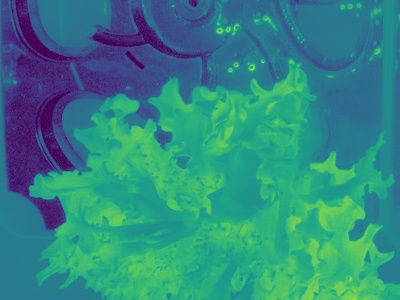
#> input picture PurkkaProject/test.jpg, 400 x 300 px, found by its file name
$ python NDVI-algorithm.py
#> lines starting #> are read from the running program, lines starting #| are printed output that depends on the picture; long printed decimals are rounded
from __future__ import division
import numpy
from PIL import Image
import matplotlib
matplotlib.use('Agg')
import matplotlib.pyplot as plt
from matplotlib.colors import LinearSegmentedColormap, hsv_to_rgb


colors =[(1.0000, 1.0000, 1.0000), (0.9804, 0.9804, 0.9804), (0.9647, 0.9647, 0.9647),
(0.9490, 0.9490, 0.9490), (0.9333, 0.9333, 0.9333), (0.9137, 0.9137, 0.9137),
(0.8980, 0.8980, 0.8980), (0.8824, 0.8824, 0.8824), (0.8667, 0.8667, 0.8667),
(0.8471, 0.8471, 0.8471), (0.8314, 0.8314, 0.8314), (0.8157, 0.8157, 0.8157),
(0.8000, 0.8000, 0.8000), (0.7843, 0.7843, 0.7843), (0.7647, 0.7647, 0.7647),
(0.7490, 0.7490, 0.7490), (0.7333, 0.7333, 0.7333), (0.7176, 0.7176, 0.7176),
(0.6980, 0.6980, 0.6980), (0.6824, 0.6824, 0.6824), (0.6667, 0.6667, 0.6667),
(0.6510, 0.6510, 0.6510), (0.6314, 0.6314, 0.6314), (0.6157, 0.6157, 0.6157),
(0.6000, 0.6000, 0.6000), (0.5843, 0.5843, 0.5843), (0.5686, 0.5686, 0.5686),
(0.5490, 0.5490, 0.5490), (0.5333, 0.5333, 0.5333), (0.5176, 0.5176, 0.5176),
(0.5020, 0.5020, 0.5020), (0.4824, 0.4824, 0.4824), (0.4667, 0.4667, 0.4667),
(0.4510, 0.4510, 0.4510), (0.4353, 0.4353, 0.4353), (0.4157, 0.4157, 0.4157),
(0.4000, 0.4000, 0.4000), (0.3843, 0.3843, 0.3843), (0.3686, 0.3686, 0.3686),
(0.3529, 0.3529, 0.3529), (0.3333, 0.3333, 0.3333), (0.3176, 0.3176, 0.3176),
(0.3020, 0.3020, 0.3020), (0.2863, 0.2863, 0.2863), (0.2667, 0.2667, 0.2667),
(0.2510, 0.2510, 0.2510), (0.2353, 0.2353, 0.2353), (0.2196, 0.2196, 0.2196),
(0.2039, 0.2039, 0.2039), (0.2196, 0.2196, 0.2196), (0.2353, 0.2353, 0.2353),
(0.2510, 0.2510, 0.2510), (0.2667, 0.2667, 0.2667), (0.2863, 0.2863, 0.2863),
(0.3020, 0.3020, 0.3020), (0.3176, 0.3176, 0.3176), (0.3333, 0.3333, 0.3333),
(0.3529, 0.3529, 0.3529), (0.3686, 0.3686, 0.3686), (0.3843, 0.3843, 0.3843),
(0.4000, 0.4000, 0.4000), (0.4157, 0.4157, 0.4157), (0.4353, 0.4353, 0.4353),
(0.4510, 0.4510, 0.4510), (0.4667, 0.4667, 0.4667), (0.4824, 0.4824, 0.4824),
(0.5020, 0.5020, 0.5020), (0.5176, 0.5176, 0.5176), (0.5333, 0.5333, 0.5333),
(0.5490, 0.5490, 0.5490), (0.5686, 0.5686, 0.5686), (0.5843, 0.5843, 0.5843),
(0.6000, 0.6000, 0.6000), (0.6157, 0.6157, 0.6157), (0.6314, 0.6314, 0.6314),
(0.6510, 0.6510, 0.6510), (0.6667, 0.6667, 0.6667), (0.6824, 0.6824, 0.6824),
(0.6980, 0.6980, 0.6980), (0.7176, 0.7176, 0.7176), (0.7333, 0.7333, 0.7333),
(0.7490, 0.7490, 0.7490), (0.7647, 0.7647, 0.7647), (0.7843, 0.7843, 0.7843),
(0.8000, 0.8000, 0.8000), (0.8157, 0.8157, 0.8157), (0.8314, 0.8314, 0.8314),
(0.8471, 0.8471, 0.8471), (0.8667, 0.8667, 0.8667), (0.8824, 0.8824, 0.8824),
(0.8980, 0.8980, 0.8980), (0.9137, 0.9137, 0.9137), (0.9333, 0.9333, 0.9333),
(0.9490, 0.9490, 0.9490), (0.9647, 0.9647, 0.9647), (0.9804, 0.9804, 0.9804),
(1.0000, 1.0000, 1.0000), (0.9804, 0.9804, 0.9804), (0.9608, 0.9608, 0.9608),
(0.9412, 0.9412, 0.9412), (0.9216, 0.9216, 0.9216), (0.9020, 0.9020, 0.9020),
(0.8824, 0.8824, 0.8824), (0.8627, 0.8627, 0.8627), (0.8431, 0.8431, 0.8431),
(0.8235, 0.8235, 0.8235), (0.8039, 0.8039, 0.8039), (0.7843, 0.7843, 0.7843),
(0.7647, 0.7647, 0.7647), (0.7451, 0.7451, 0.7451), (0.7255, 0.7255, 0.7255),
(0.7059, 0.7059, 0.7059), (0.6863, 0.6863, 0.6863), (0.6667, 0.6667, 0.6667),
(0.6471, 0.6471, 0.6471), (0.6275, 0.6275, 0.6275), (0.6078, 0.6078, 0.6078),
(0.5922, 0.5922, 0.5922), (0.5725, 0.5725, 0.5725), (0.5529, 0.5529, 0.5529),
(0.5333, 0.5333, 0.5333), (0.5137, 0.5137, 0.5137), (0.4941, 0.4941, 0.4941),
(0.4745, 0.4745, 0.4745), (0.4549, 0.4549, 0.4549), (0.4353, 0.4353, 0.4353),
(0.4157, 0.4157, 0.4157), (0.3961, 0.3961, 0.3961), (0.3765, 0.3765, 0.3765),
(0.3569, 0.3569, 0.3569), (0.3373, 0.3373, 0.3373), (0.3176, 0.3176, 0.3176),
(0.2980, 0.2980, 0.2980), (0.2784, 0.2784, 0.2784), (0.2588, 0.2588, 0.2588),
(0.2392, 0.2392, 0.2392), (0.2196, 0.2196, 0.2196), (0.2588, 0.2588, 0.3137),
(0.3020, 0.3020, 0.4118), (0.3412, 0.3412, 0.5098), (0.3843, 0.3843, 0.6078),
(0.4235, 0.4235, 0.7059), (0.4667, 0.4667, 0.8039), (0.5059, 0.5059, 0.9020),
(0.5490, 0.5490, 1.0000), (0.5137, 0.5765, 0.9373), (0.4784, 0.6039, 0.8745),
(0.4431, 0.6314, 0.8118), (0.4118, 0.6588, 0.7490), (0.3765, 0.6863, 0.6863),
(0.3412, 0.7176, 0.6235), (0.3059, 0.7451, 0.5608), (0.2745, 0.7725, 0.4980),
(0.2392, 0.8000, 0.4353), (0.2039, 0.8275, 0.3725), (0.1686, 0.8588, 0.3098),
(0.1373, 0.8863, 0.2471), (0.1020, 0.9137, 0.1843), (0.0667, 0.9412, 0.1216),
(0.0314, 0.9686, 0.0588), (0.0000, 1.0000, 0.0000), (0.0275, 1.0000, 0.0000),
(0.0588, 1.0000, 0.0000), (0.0902, 1.0000, 0.0000), (0.1216, 1.0000, 0.0000),
(0.1529, 1.0000, 0.0000), (0.1843, 1.0000, 0.0000), (0.2157, 1.0000, 0.0000),
(0.2471, 1.0000, 0.0000), (0.2784, 1.0000, 0.0000), (0.3098, 1.0000, 0.0000),
(0.3412, 1.0000, 0.0000), (0.3725, 1.0000, 0.0000), (0.4039, 1.0000, 0.0000),
(0.4353, 1.0000, 0.0000), (0.4667, 1.0000, 0.0000), (0.4980, 1.0000, 0.0000),
(0.5294, 1.0000, 0.0000), (0.5608, 1.0000, 0.0000), (0.5922, 1.0000, 0.0000),
(0.6235, 1.0000, 0.0000), (0.6549, 1.0000, 0.0000), (0.6863, 1.0000, 0.0000),
(0.7176, 1.0000, 0.0000), (0.7490, 1.0000, 0.0000), (0.7804, 1.0000, 0.0000),
(0.8118, 1.0000, 0.0000), (0.8431, 1.0000, 0.0000), (0.8745, 1.0000, 0.0000),
(0.9059, 1.0000, 0.0000), (0.9373, 1.0000, 0.0000), (0.9686, 1.0000, 0.0000),
(1.0000, 1.0000, 0.0000), (1.0000, 0.9765, 0.0000), (1.0000, 0.9569, 0.0000),
(1.0000, 0.9373, 0.0000), (1.0000, 0.9137, 0.0000), (1.0000, 0.8941, 0.0000),
(1.0000, 0.8745, 0.0000), (1.0000, 0.8510, 0.0000), (1.0000, 0.8314, 0.0000),
(1.0000, 0.8118, 0.0000), (1.0000, 0.7882, 0.0000), (1.0000, 0.7686, 0.0000),
(1.0000, 0.7490, 0.0000), (1.0000, 0.7255, 0.0000), (1.0000, 0.7059, 0.0000),
(1.0000, 0.6863, 0.0000), (1.0000, 0.6667, 0.0000), (1.0000, 0.6431, 0.0000),
(1.0000, 0.6235, 0.0000), (1.0000, 0.6039, 0.0000), (1.0000, 0.5804, 0.0000),
(1.0000, 0.5608, 0.0000), (1.0000, 0.5412, 0.0000), (1.0000, 0.5176, 0.0000),
(1.0000, 0.4980, 0.0000), (1.0000, 0.4784, 0.0000), (1.0000, 0.4549, 0.0000),
(1.0000, 0.4353, 0.0000), (1.0000, 0.4157, 0.0000), (1.0000, 0.3922, 0.0000),
(1.0000, 0.3725, 0.0000), (1.0000, 0.3529, 0.0000), (1.0000, 0.3333, 0.0000),
(1.0000, 0.3098, 0.0000), (1.0000, 0.2902, 0.0000), (1.0000, 0.2706, 0.0000),
(1.0000, 0.2471, 0.0000), (1.0000, 0.2275, 0.0000), (1.0000, 0.2078, 0.0000),
(1.0000, 0.1843, 0.0000), (1.0000, 0.1647, 0.0000), (1.0000, 0.1451, 0.0000),
(1.0000, 0.1216, 0.0000), (1.0000, 0.1020, 0.0000), (1.0000, 0.0824, 0.0000),
(1.0000, 0.0588, 0.0000), (1.0000, 0.0392, 0.0000), (1.0000, 0.0196, 0.0000),
(1.0000, 0.0000, 0.0000), (1.0000, 0.0000, 0.0588), (1.0000, 0.0000, 0.1216),
(1.0000, 0.0000, 0.1843), (1.0000, 0.0000, 0.2471), (1.0000, 0.0000, 0.3098),
(1.0000, 0.0000, 0.3725), (1.0000, 0.0000, 0.4353), (1.0000, 0.0000, 0.4980),
(1.0000, 0.0000, 0.5608), (1.0000, 0.0000, 0.6235), (1.0000, 0.0000, 0.6863),
(1.0000, 0.0000, 0.7490), (1.0000, 0.0000, 0.8118), (1.0000, 0.0000, 0.8745),
(1.0000, 0.0000, 0.9373)]


imgFilePath = "C:/Users/Aleksi/NDVI/PurkkaProject/test.jpg"

img = Image.open(imgFilePath).convert("RGB")
#> img is the input picture: PIL image 400x300 RGB; mean R, G, B 48.8, 135.2, 129.7

mask = numpy.asarray(img)


imgR, imgG, imgB = img.split()
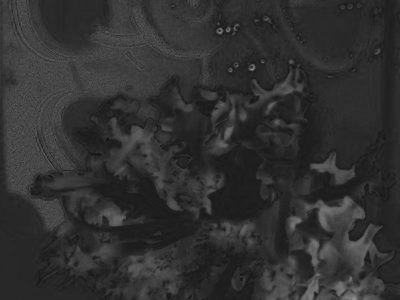
#> imgR: PIL image 400x300 L; min 18, max 146, mean 48.8
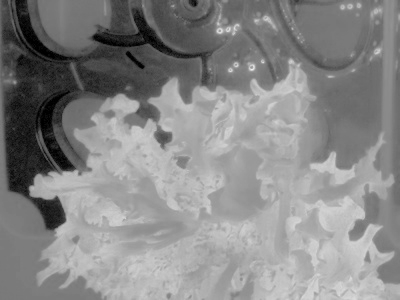
#> imgG: PIL image 400x300 L; min 0, max 236, mean 135.2
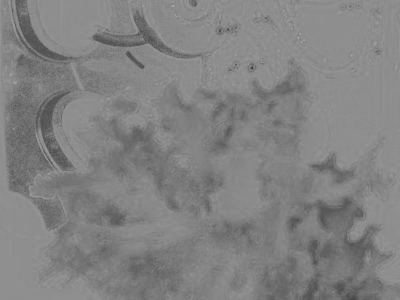
#> imgB: PIL image 400x300 L; min 56, max 173, mean 129.7

arrG = numpy.asarray(imgG).astype('float')
arrR = numpy.asarray(imgR).astype('float')
arrB = numpy.asarray(imgB).astype('float')

'''
for row in arrB:
    printable = []
    for pixel in row:
        printable.append(pixel)
    print(printable)
    print("\n")
'''
redBlueDiff = (arrR  - arrB)
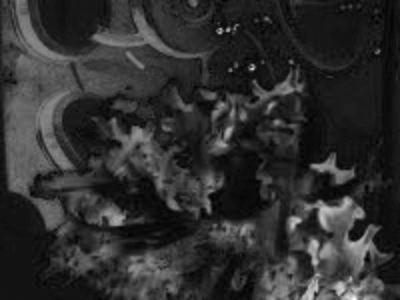
#> redBlueDiff: shape (300, 400) float64; min -117, max 76, mean -81; drawn with min black and max white
redBlueSum = (arrR + arrB)
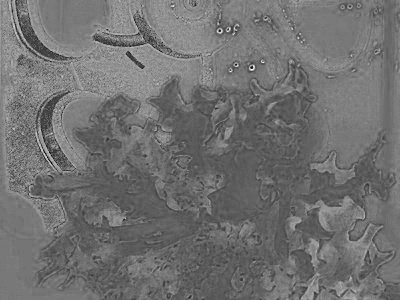
#> redBlueSum: shape (300, 400) float64; min 112, max 262, mean 178.5; drawn with min black and max white

redBlueSum[redBlueSum ==0] = 0.01

arrNDVI = redBlueDiff/redBlueSum
arrNDVI[arrNDVI < 0] = -1
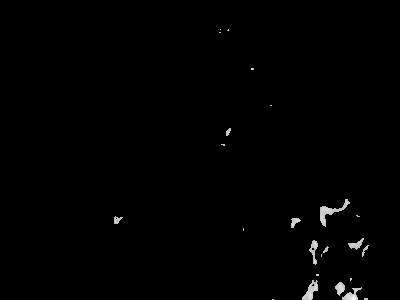
#> arrNDVI: shape (300, 400) float64; min -1, max 0.352, mean -0.991; drawn with min black and max white
sumAll = 0
amount = 0.00001


for row in arrNDVI:
    for pix in row:
        if pix > 0:

            sumAll += pix
            amount += 1
#> after the loop, amount = 944; sumAll = 66.3

print(sumAll/float(amount))
#| 0.07023


fastiecm=LinearSegmentedColormap.from_list('mylist', colors)

plt.imsave("C:/Users/Aleksi/NDVI/PurkkaProject/%.4f.jpg" % (sumAll/float(amount)),arrNDVI,cmap=fastiecm, vmin=-1.0, vmax=1.0)
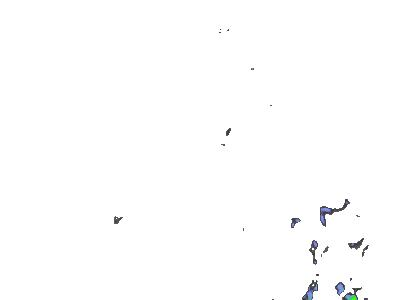
#> saved as 0.0702.jpg: shape (300, 400, 3); mean R, G, B 253.5, 253.6, 253.7

$ run again, with NDVI-segmentation/test.jpg copied over PurkkaProject/test.jpg
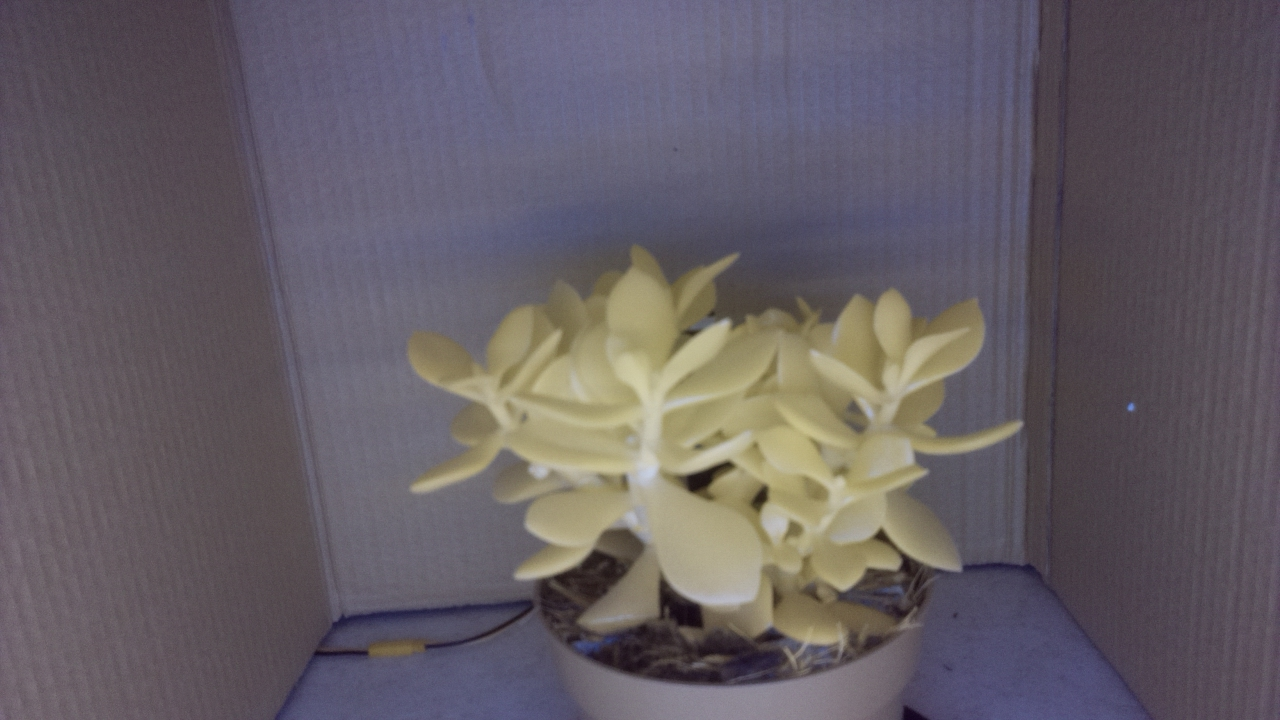
#> input picture NDVI-segmentation/test.jpg, 1280 x 720 px, found by its file name
#> img is the input picture: PIL image 1280x720 RGB; mean R, G, B 101.1, 94, 100.8
#> `arrNDVI[arrNDVI < 0] = -1`:
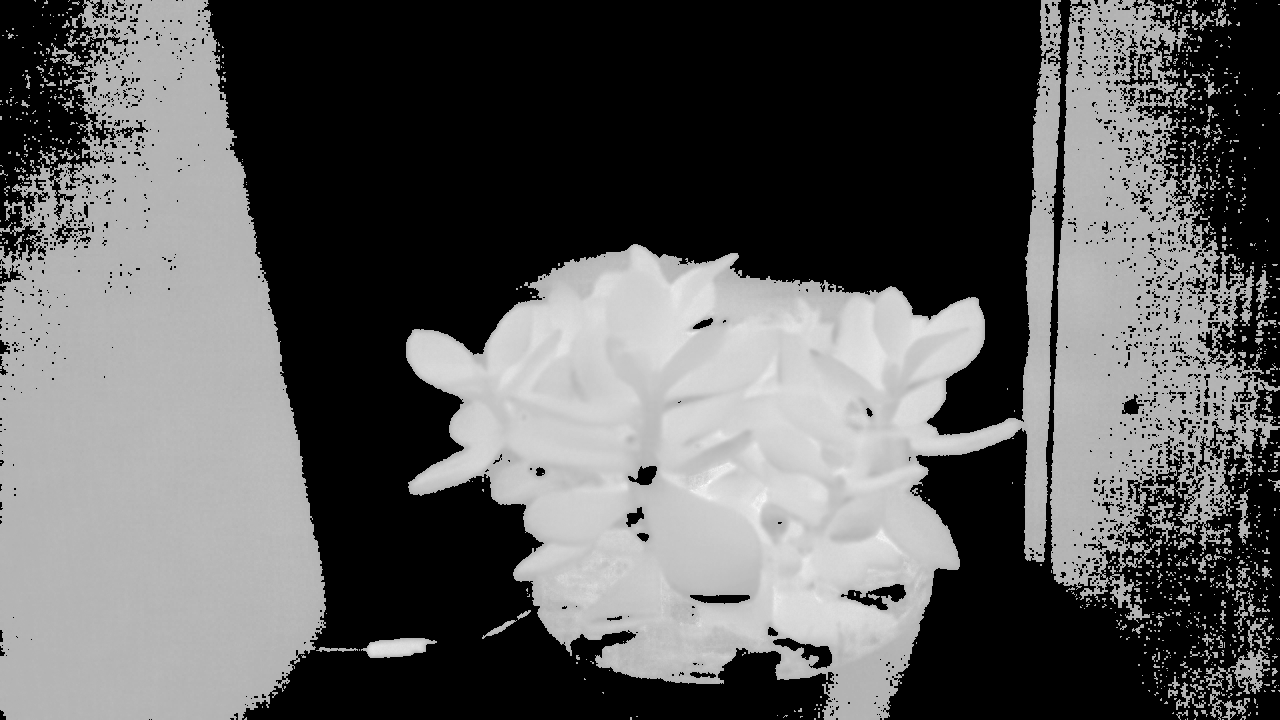
#> arrNDVI: shape (720, 1280) float64; min -1, max 0.429, mean -0.478; drawn with min black and max white
#> after the loop `for row in arrNDVI:`: amount = 423313; sumAll = 29879.6
#| 0.07059
#> `plt.imsave("C:/Users/Aleksi/NDVI/PurkkaProject/%.4f.jpg" % (sumAll/flo..`:
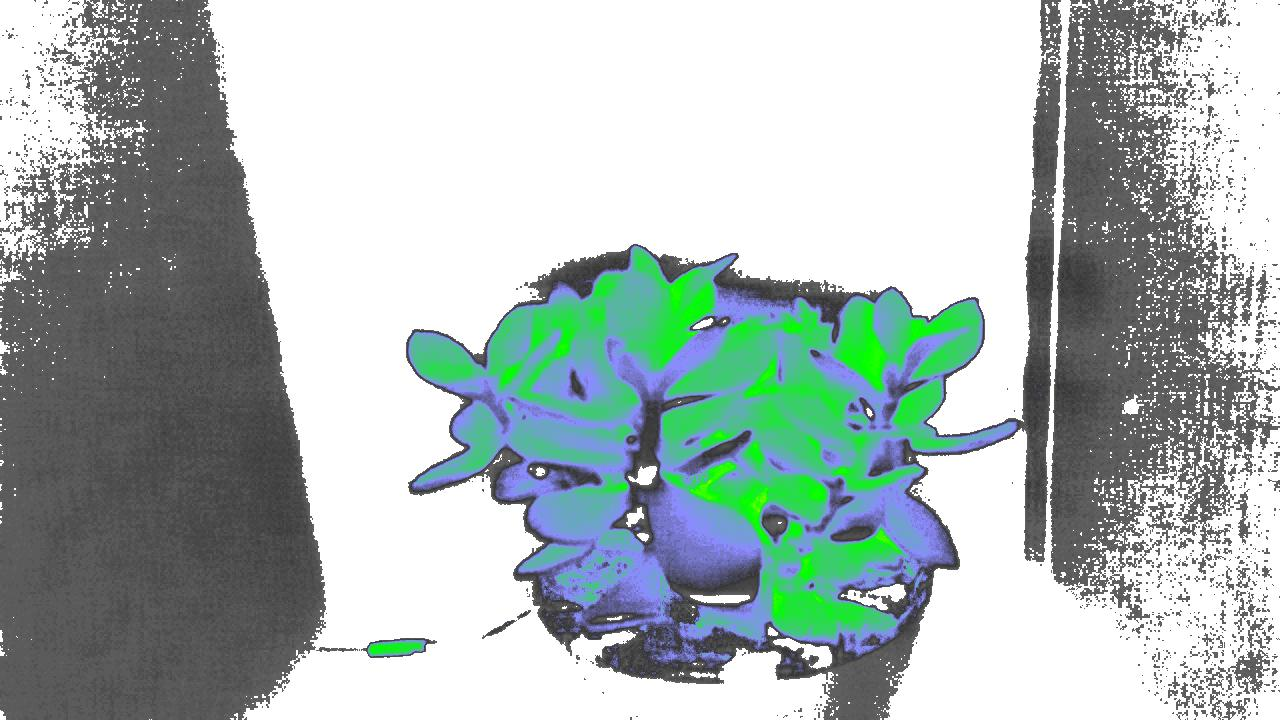
#> saved as 0.0706.jpg: shape (720, 1280, 3); mean R, G, B 172, 185, 182.6

$ run again, with NDVI-segmentation_old/testing.jpg copied over PurkkaProject/test.jpg
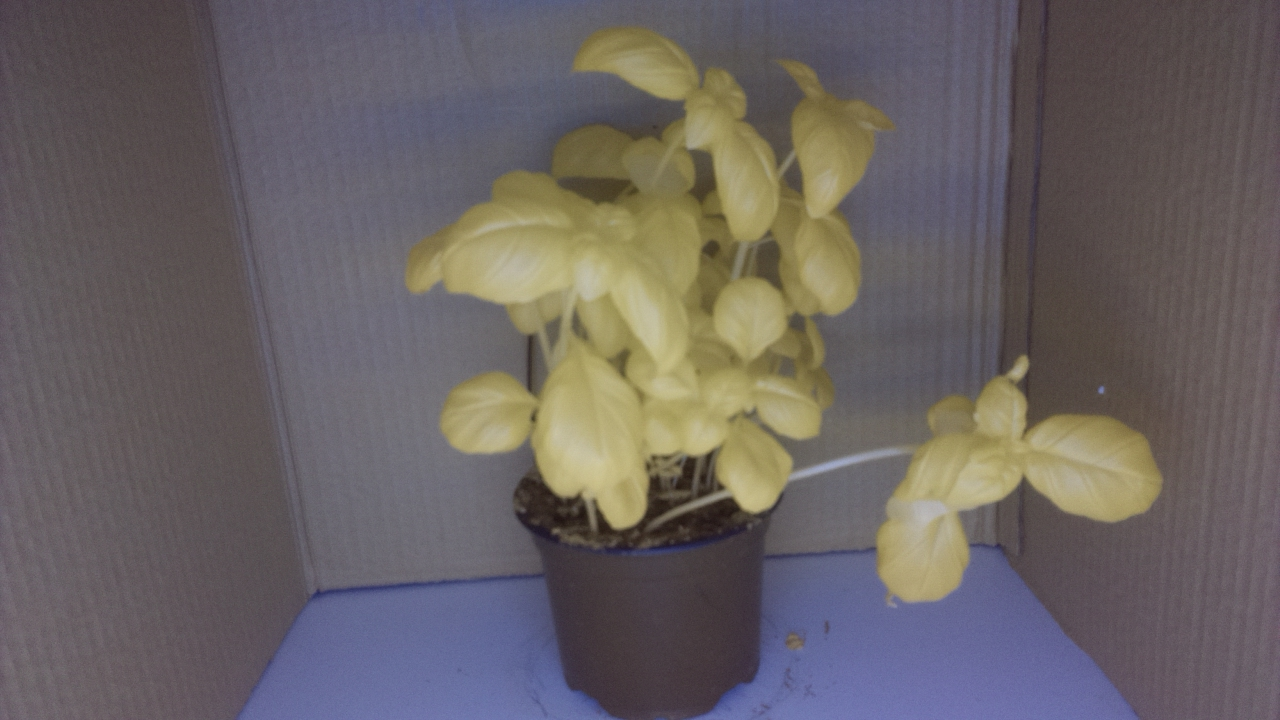
#> input picture NDVI-segmentation_old/testing.jpg, 1280 x 720 px, found by its file name
#> img is the input picture: PIL image 1280x720 RGB; mean R, G, B 105.4, 98.7, 98.6
#> `arrNDVI[arrNDVI < 0] = -1`:
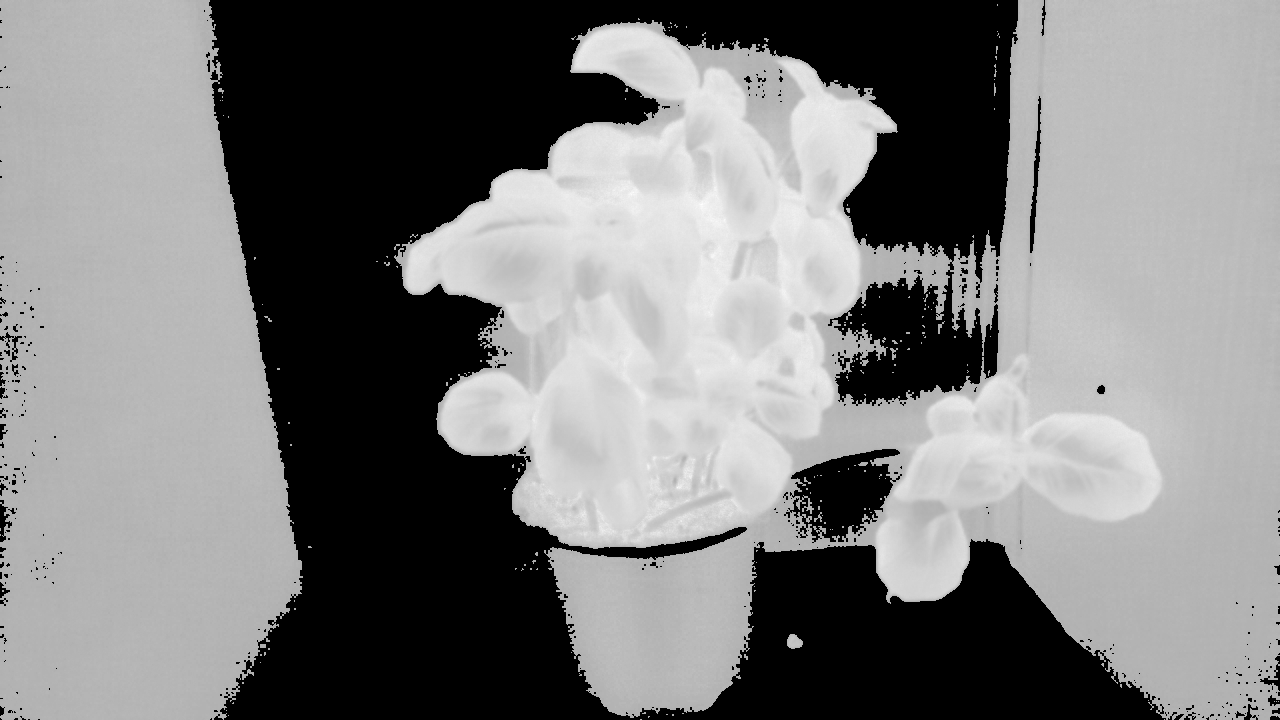
#> arrNDVI: shape (720, 1280) float64; min -1, max 0.444, mean -0.287; drawn with min black and max white
#> after the loop `for row in arrNDVI:`: amount = 587675; sumAll = 59522.3
#| 0.1013
#> `plt.imsave("C:/Users/Aleksi/NDVI/PurkkaProject/%.4f.jpg" % (sumAll/flo..`:
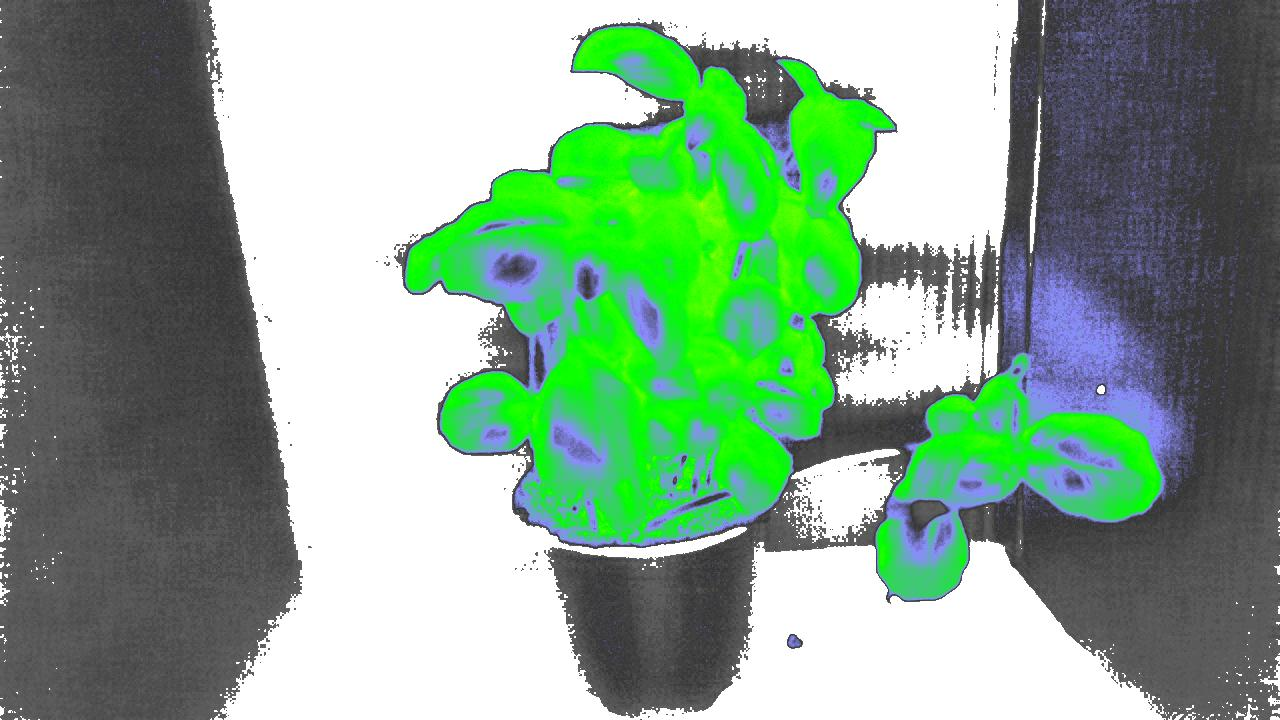
#> saved as 0.1013.jpg: shape (720, 1280, 3); mean R, G, B 134.7, 167.5, 142.2
